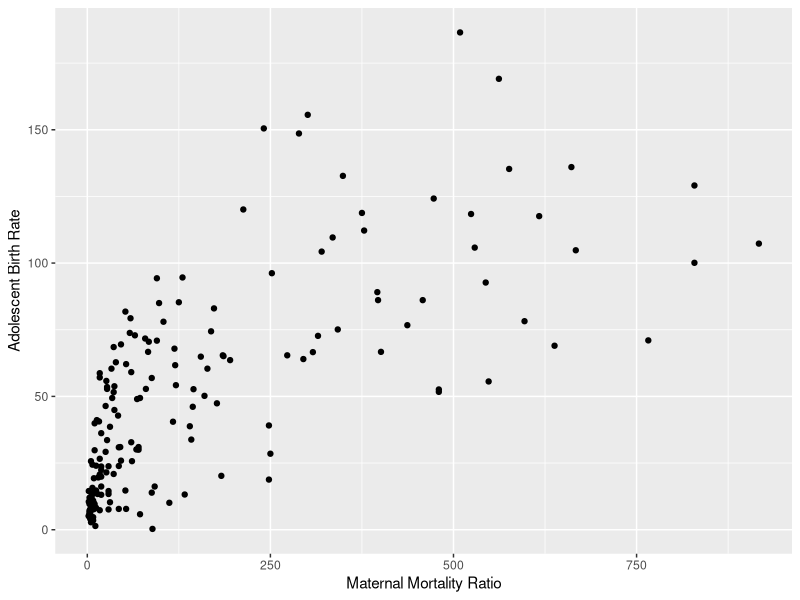
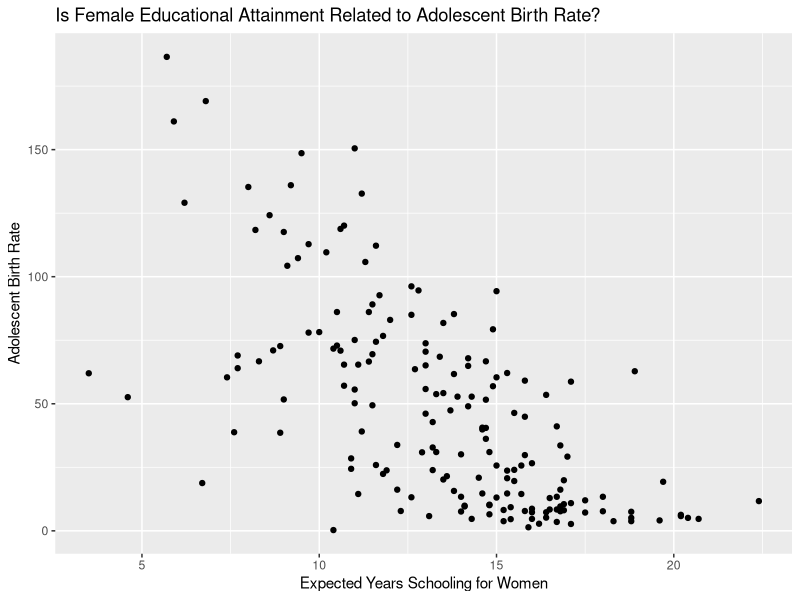
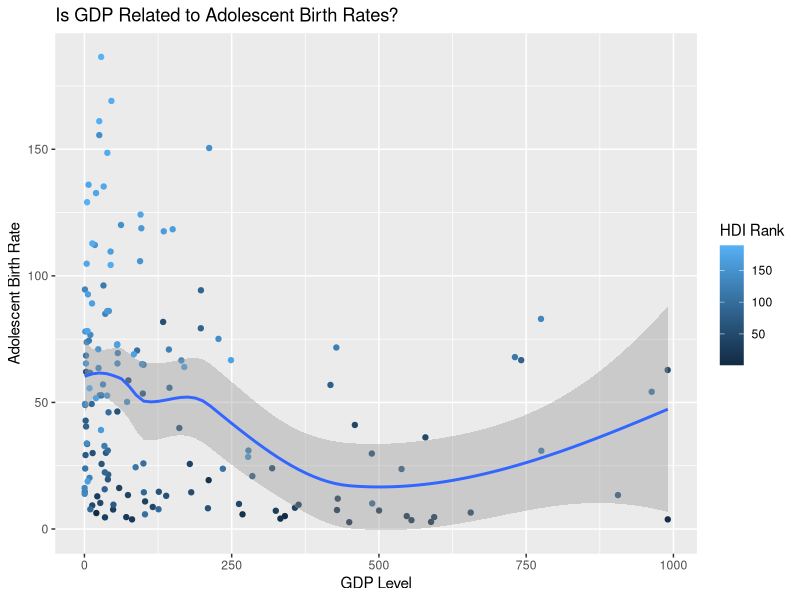
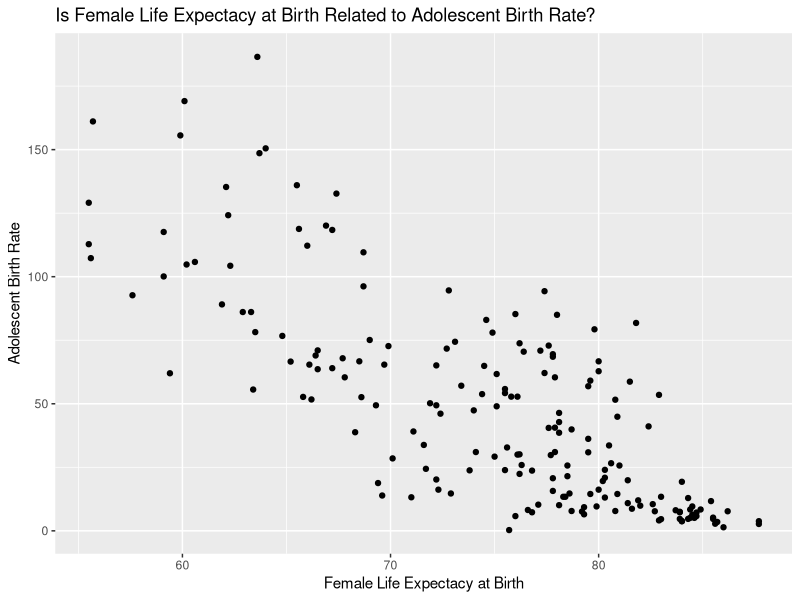
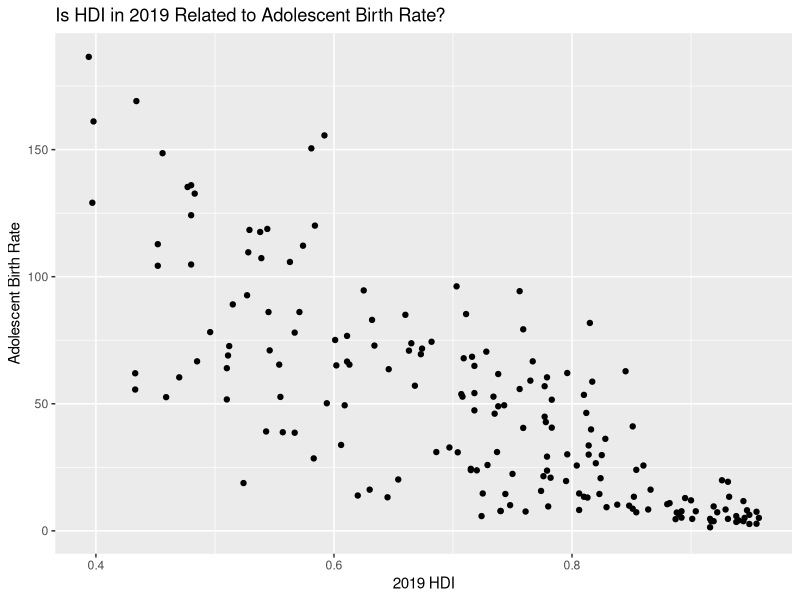

Generate these figures, in order, with R: (Note: this script raises an error after producing the figures.)
## ---- chunk 1
library(tidyverse)
library(dplyr)
library(ggplot2)

knitr::opts_chunk$set(eval = TRUE, echo = FALSE, message = FALSE, warning = FALSE)
## ---- chunk 2
hdi1 <- read.csv("../data/HDI_Table1.csv")
hdi4 <- read.csv("../data/HDI_Table4.csv")
hdi5 <- read.csv("../data/HDI_Table5.csv")
hdi8 <- read.csv("../data/HDI_Table8.csv")
hdi10 <- read.csv("../data/HDI_Table10.csv")
adolescent_births <- read.csv("../data/Adolescent_Births.csv")
contraceptive_prevalence <- read.csv("../data/Contraceptive_Prevalence.csv")
## ---- chunk 3
hdi1_clean <- slice(hdi1, -c(1:7, 74, 128, 166, 200, 207:270))
hdi1_clean <- select(hdi1_clean, select = -c(X.1, X.3, X.5, X.7, X.9, X.11))
names(hdi1_clean) <- c("HDI Rank", "Country", "HDI 2019", "Life Expectancy Birth", "Expected Years Schooling", "Mean Years Schooling", "GNI Per Capita", "GNI Per Capita Minus HDI", "HDI 2018")

hdi4_clean <- slice(hdi4, -c(1:7, 74, 128, 166, 200, 207:264))
hdi4_clean <- select(hdi4_clean, select = -c(X.1, X.3, X.5, X.7, X.9, X.11, X.13, X.15, X.17, X.19, X.21, X.23))
names(hdi4_clean) <- c("HDI Rank", "Country", "Gender Development Index", "Gender Development Index Group", "HDI Female", "HDI Male", "Life Expectancy Birth Female", "Life Expectancy Birth Male", "Expected Years Schooling Female", "Expected Years Schooling Male", "Mean Years Schooling Female", "Mean Years Schooling Male", "Estimated GNI per Capita Female", "Estimated GNI per Capita Male")

hdi5_clean <- slice(hdi5, -c(1:7, 74, 128, 166, 200, 207:270))
hdi5_clean <- select(hdi5_clean, select = -c(X.1, X.3, X.5, X.7, X.9, X.11, X.13, X.15, X.17))
names(hdi5_clean) <- c("HDI Rank", "Country", "Gender Development Index", "Gender Development Index Rank", "Maternal Mortality Ratio", "Adolescent Birth Rate", "Seats Parliament Female", "Secondary Education Female", "Secondary Education Male", "Labour Participation Female", "Labour Participation Male")

hdi8_clean <- slice(hdi8, -c(1:7, 74, 128, 166, 200, 207:264))
hdi8_clean <- select(hdi8_clean, select = -c(X.1, X.3, X.5, X.7, X.9, X.11, X.13, X.15, X.17, X.19, X.21, X.23, X.25, X.27, X.29 : X.33))
names(hdi8_clean) <- c("HDI Rank", "Country", "Infants Breastfed", "Lack DTP Immunization", "Lack Measles Immunization", "Child Malnutrition", "Mortality Rate Infant", "Mortality Rate Under 5", "Mortality Rate Female", "Mortality Rate Male", "Mortality Rate Noncommunicable Female", "Mortality Rate Noncommunicable Male", "Malaria Incidence", "TB Incidence", "HIV Prevalence", "Healthy Life Expectancy at Birth", "Health Expenditure of GDP")

hdi10_clean <- slice(hdi10, -c(1:7, 74, 128, 166, 200, 207:260))
hdi10_clean <- select(hdi10_clean, select = -c(X.1, X.3, X.5, X.7, X.9, X.11, X.13, X.15, X.17, X.19, X.21, X.23))
names(hdi10_clean) <- c("HDI Rank", "Country", "GDP", "GDP per Capita", "GDP Annual Growth", "Labour Share", "Gross Fixed Capital Formation of GDP", "General Government Consumption of GDP", "General Government Consumption Annual Growth", "Total Tax Revenue of GDP", "Taxes Income Profits Capital Gains of TTR", "External Debt Stock of GNI", "Total Debt Service of GNI", "Consumer Price Index")

adolescent_births_clean <- select(adolescent_births, select = c(ParentLocation, Location, Period, IsLatestYear, FactValueNumeric, Value))
names(adolescent_births_clean) <- c("World Region", "Country", "Period", "Is Latest Year", "Adolescent Births", "Adolescent Births Text")

contraceptive_prevalence_clean <- slice(contraceptive_prevalence, -c(1:8))
contraceptive_prevalence_clean <- select(contraceptive_prevalence_clean, select = c(X, X.2, X.3, X.4, X.5, X.6, X.19))
names(contraceptive_prevalence_clean) <- c("Country", "Survey Start Year", "Survey End Year", "Age Group", "Contraceptive Any Method", "Contraceptive Modern Method", "Contraceptive Traditional Method")
## ---- chunk 4

country_joined <- hdi1_clean %>%
  inner_join(hdi10_clean, by = "Country")%>%
  inner_join(hdi4_clean, by = "Country")%>%
  inner_join(hdi5_clean, by = "Country")%>%
  inner_join(hdi8_clean, by = "Country")

contraceptives_joined <- contraceptive_prevalence_clean %>%
  inner_join(adolescent_births_clean, by = "Country")
## ---- chunk 5

## ---- chunk 6

## ---- chunk 7
ggplot(country_joined, aes(x = as.numeric(`Maternal Mortality Ratio`), 
                           y = as.numeric(`Adolescent Birth Rate`))) +
  geom_point() +
  labs(x = "Maternal Mortality Ratio", y = "Adolescent Birth Rate")

## ---- chunk 8
country_joined %>%
  ggplot(aes(x= as.numeric(`Expected Years Schooling Female`), 
             y= as.numeric(`Adolescent Birth Rate`))) +
  geom_point() +
  labs(
    title= "Is Female Educational Attainment Related to Adolescent Birth Rate?",
    x="Expected Years Schooling for Women",
    y="Adolescent Birth Rate"
  )
## ---- chunk 9
ggplot(country_joined, aes(x = as.numeric(`GDP`), 
                           y = as.numeric(`Adolescent Birth Rate`), color = as.numeric(`HDI Rank.x`))) +
  geom_point() +
  geom_smooth() +
  labs(
    title= "Is GDP Related to Adolescent Birth Rates?",
    x="GDP Level",
    y="Adolescent Birth Rate",
    color = "HDI Rank") 
## ---- chunk 10

ggplot(country_joined, aes(x = as.numeric(`Life Expectancy Birth Female`), 
                           y = as.numeric(`Adolescent Birth Rate`))) +
  geom_point()+
  labs(
    title= "Is Female Life Expectacy at Birth Related to Adolescent Birth Rate?",
    x="Female Life Expectacy at Birth",
    y="Adolescent Birth Rate"
  )

## ---- chunk 11
country_joined %>%
  ggplot(aes(x= as.numeric(`HDI 2019`), 
             y= as.numeric(`Adolescent Birth Rate`))) +
  geom_point() +
  labs(
    title= "Is HDI in 2019 Related to Adolescent Birth Rate?",
    x="2019 HDI",
    y="Adolescent Birth Rate"
  )
## ---- chunk 12
country_joined %>%
  ggplot(aes(x= as.numeric(`Labour Participation Female`), 
             y= as.numeric(`Adolescent Birth Rate`)))+
  geom_point() +
  labs(
    title= "Is Female Labor Participation Related to Adolescent Birth Rate?",
    x="Female Labor Participation",
    y="Adolescent Birth Rate"
  ) %>%
## ---- chunk 13
country_joined %>%
  ggplot(aes(x= as.numeric(`Gender Development Index.y`), 
             y= as.numeric(`Adolescent Birth Rate`))) +
  geom_point() +
  labs(
    title= "Is Gender Development Index Related to Adolescent Birth Rate?",
    x="Gender Development Index",
    y="Adolescent Birth Rate"
  )
## ---- chunk 14
mainfit_2 <- linear_reg() %>% 
  set_engine("lm") %>%
  fit(`Adolescent Birth Rate` ~ `Gender Development Index.y` + `Labour Participation Female` + `HDI 2019` + `Life Expectancy Birth Female` + `GDP` + `HDI Rank.x` + `Expected Years Schooling Female` + `Maternal Mortality Ratio`, data = country_joined)
tidy(mainfit_2)
